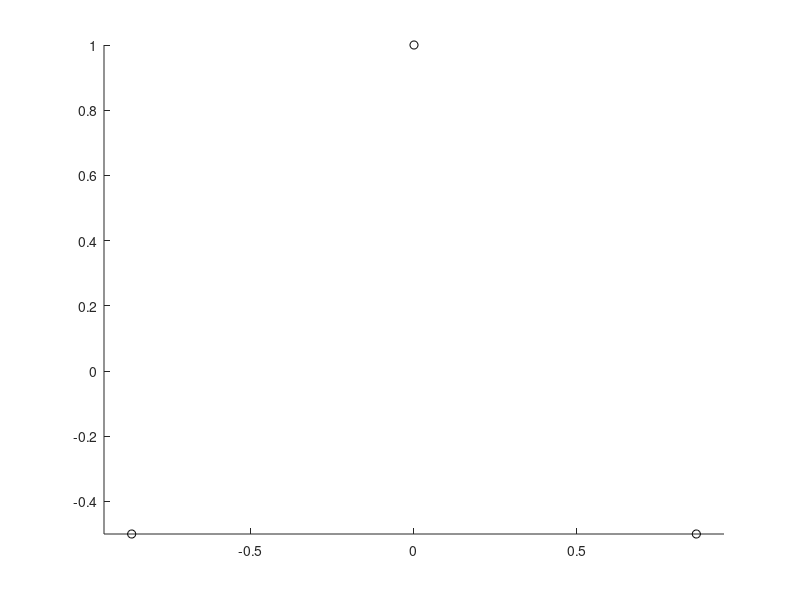

MATLAB code for this plot: (Note: this script raises an error after producing the figure.)
clc;
% initialize the sensors
s1=[0,1];
s2=[-sqrt(3)/2, -1/2];
s3=[sqrt(3)/2, -1/2];
% draw the disk
%cov_r = (1+sqrt(3))/2; % the radius of covering circle
cov_r=1;
r = 0:0.05:cov_r;
th = -pi:pi/50:pi;
% dx=0;
% dy=0;
% for r=0:0.1:cov_r
%     for th = 0:0.1:2*pi
%           dx=[dx; r*cos(th)];
%           dy=[dy; r*sin(th)];
%     end
% end     
% N=length(dx);
[R, Th] = meshgrid(r, th);
[X,Y] = pol2cart(Th,R);

[Nraw, Ncol]=size(X);
Invcond=zeros(Nraw, Ncol);
%Sm_invcond=zeros(Nraw, Ncol);

figure(1)
axis equal, hold on
%h1 = plot(xunit, yunit);
h2 = plot(s1(1), s1(2), 'ko');
h3 = plot(s2(1), s2(2), 'ko');
h4 = plot(s3(1), s3(2), 'ko'); 
% select the best pair (s1, s2)_red*(r*), (s1_s3)_blue+(b+), (s2,
% s3)_greenx(gx)

for i=1: Nraw
    for j=1:Ncol
        s12_incond=pair_invercond(s1,s2,[X(i,j),Y(i,j)]);
        s13_incond=pair_invercond(s1,s3,[X(i,j),Y(i,j)]);
        s23_incond=pair_invercond(s2,s3,[X(i,j),Y(i,j)]);
        Sm_invcond(i,j)=min([s12_incond,s13_incond,s23_incond]);
%     s12_incond=pair_invercond(s1,s2,[dx(i),dy(i)]);
%     s13_incond=pair_invercond(s1,s3,[dx(i),dy(i)]);
%     s23_incond=pair_invercond(s2,s3,[dx(i),dy(i)]);
        if s12_incond>=s13_incond && s12_incond>=s23_incond
            plot(X(i,j),Y(i,j),'r*'); hold on
             %plot3(dx(i),dy(i),s12_incond); hold on
             Invcond(i,j)=s12_incond;
        elseif s13_incond>=s12_incond && s13_incond>=s23_incond
            plot(X(i,j),Y(i,j),'b+'); hold on
            %plot3(dx(i),dy(i),s13_incond); hold on
            Invcond(i,j)=s13_incond;
        elseif s23_incond>=s13_incond && s23_incond>=s12_incond
            plot(X(i,j),Y(i,j),'gx'); hold on
            %plot3(dx(i),dy(i),s23_incond); hold on
            Invcond(i,j)=s23_incond;
        else
        end
    end
end
 min(Invcond(:))
figure(2)
% axis equal, hold on
% %h1 = plot(xunit, yunit);
% h2 = plot(s1(1), s1(2), 'ko');
% h3 = plot(s2(1), s2(2), 'ko');
% h4 = plot(s3(1), s3(2), 'ko'); 
surf(X, Y, Invcond);

 %figure(3)
 %surf(X, Y, Sm_invcond);

%%%
% cx=0;
% cy=0;
% cov_r=2;
% for r=0:0.05:cov_r
%     for th = 0:pi/50:2*pi
%           x=r*cos(th) + cx;
%           y=r*sin(th) + cy;
%           s12_incond=pair_invercond(s1,s2,[x,y]);
%           s13_incond=pair_invercond(s1,s3,[x,y]);
%           s23_incond=pair_invercond(s2,s3,[x,y]);
%           sm_inv_temp=[sm_inv_temp, min([s12_incond,s13_incond,s23_incond])];       
%     end
%     
% end     
% N=length(x);